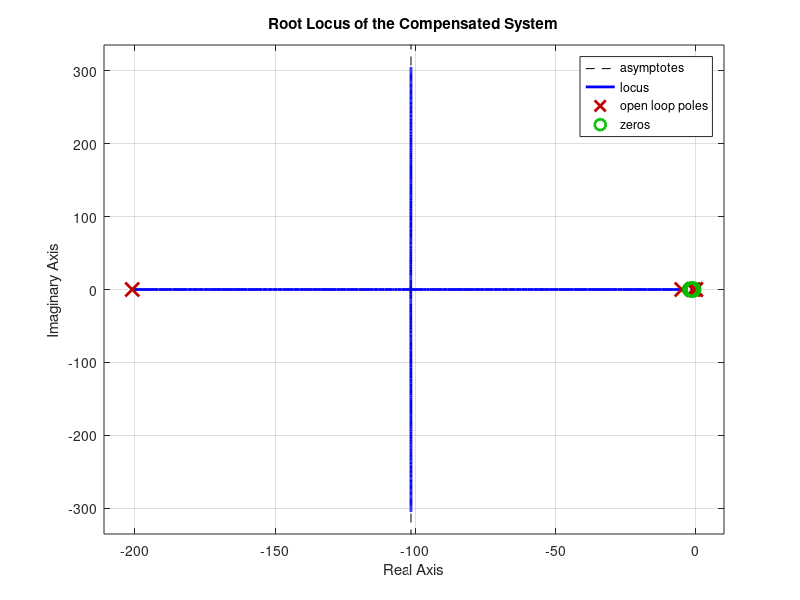
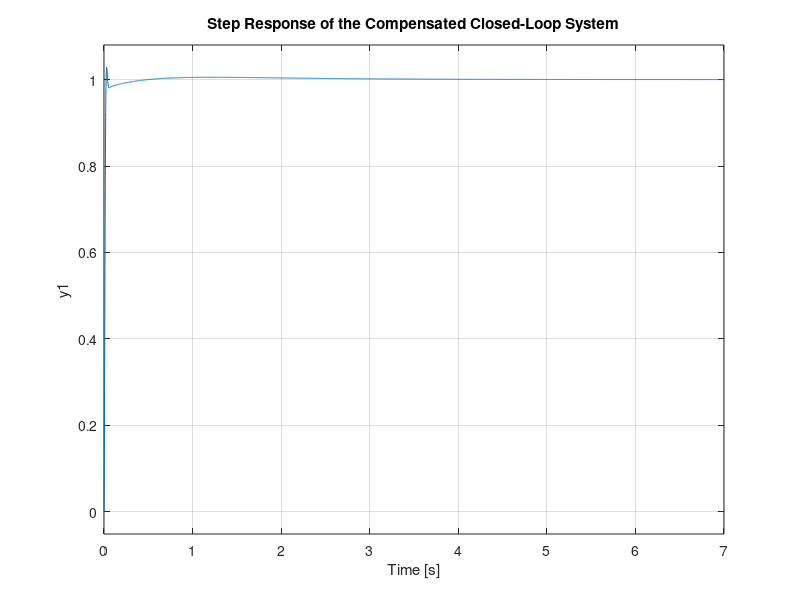
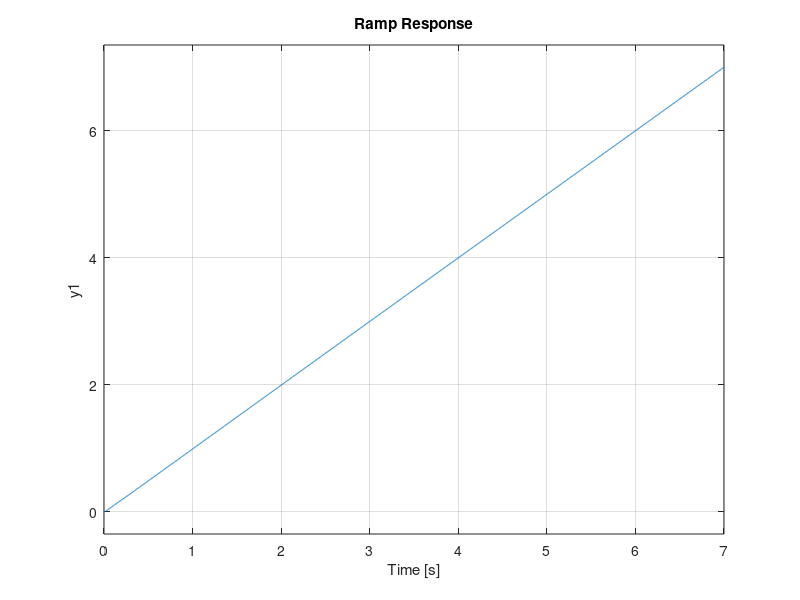

Write the MATLAB code that produced these figures, in order.
% Define the transfer function
s = tf('s');
G = (s+2) / (s*(s+1)*(s+5));

% Define the lead compensator
zlead = 1;  % zero of the lead compensator
plead = 200.95;  % pole of the lead compensator
zlag = 0.95;
plag = 0.1;
Gc = ((s + zlead)*(s + zlag))/ ((s + plead)*(s + plag));

% Combined system
L = G * Gc;

% Plot root locus
figure;
rlocus(L);
title('Root Locus of the Compensated System');

% Choose a gain K based on the root locus
K = 21025; % Example gain value
T = feedback(K * L, 1);

% Plot step response of the closed-loop system
figure;
step(T);
title('Step Response of the Compensated Closed-Loop System');

figure; 
step(T/s);
title('Ramp Response');

a=[-1 1.5;1 -2];b=[1 0]';c=[1 0];d=0;
%
% estimator gain calc
l=place(a',c',[-3 -4]);
disp(l);